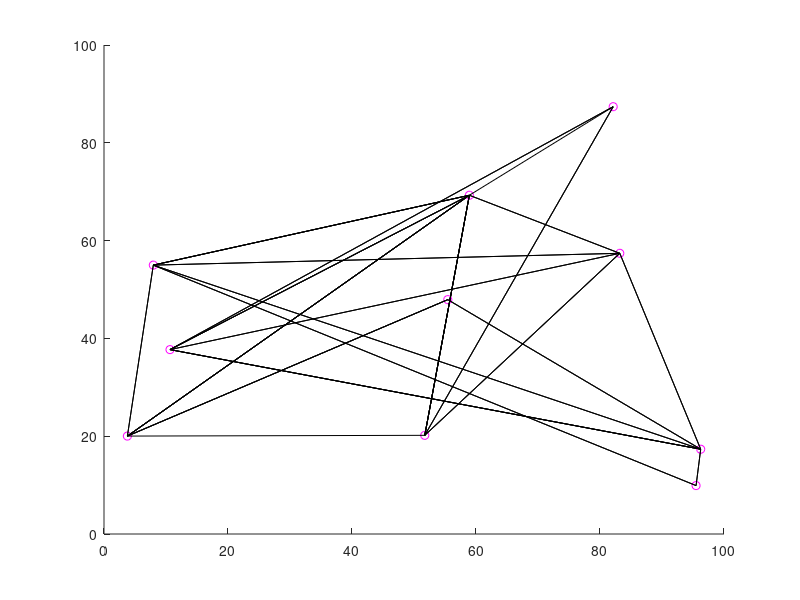

Here is the MATLAB script that generated this plot: (Note: this script raises an error after producing the figure.)
% attempt to recreate using markov inspired modeling for individual nodes 
% to recreate recovery times that follow a power law in real life systems
% the typical model for recovery times is an exponentialdecay curve


% house keeping
clear
close all

% indroduce parameters
geog = 100; % size of square geography
N = 10; % number of nodes allowable states for each node are 0, 1
K = 20; % number of edges fully connected directed would be N^2, unconnected N(N-1)/2
NF = 3; % number of failures ot implement
maxtimesteps = 100; % number of timesteps to iterate probabilities
coefNeighbors = 0:0.2:1;%0.5;
averages = 100;
r = 10; % proportional to radius of hurricane
debug = 1;
costloadshed = 10;
recoveryRate = 0.5;


% introduce small network of markov nodes
connections = randi(N,K,2);
edges{N,1} = [];
for jj = 1:N
    Rand = randi(N,1);
    if Rand == jj
        if jj == N
            Rand = 1;
        else
            Rand = jj+1;
        end
        edges{jj,1} = Rand;
        edges{Rand,1} = jj;
    else
        edges{jj,1} = Rand;
        edges{Rand,1} = jj;
    end
end

for n = 1:K
    line = connections(n,:);
    if line(1) == line(2) % discard selfloops
        if line(1) == N
            line(2) = line(2) - 1;
        else
            line(2) = line(1) + 1;
        end
        edges{line(1)} = [edges{line(1)} line(2)];
        edges{line(2)} = [edges{line(2)} line(1)];
    else
        edges{line(1)} = [edges{line(1)} line(2)];
        edges{line(2)} = [edges{line(2)} line(1)];
    end
end

%creating locations for each node in the geography
row = geog*rand((N),1);
col = geog*rand((N),1);
location = [row col];  % saving the locations of the nodes

if debug
figure
hold on
plot(row,col,'mo')
hold off

for z = 1:N
    l = edges{z};
    start = location(z,:);
    for c = 1:length(l)
        conn = l(c);
        ending = location(conn,:);
        x = [start(1) ending(1)];
        y = [start(2) ending(2)];
        figure(gcf)
        hold on
        plot(x,y,'k')
    end
end
Hurricane = hurricane2dcont1( geog,r,location,1 );
end

%creating current demand and generation before the hurricane (assuming 
% these characteristics are static throughout the model)
GenDemand = [];


% introduce stress to network, the probability of each node failing(0->1)
% is based on stress at the node and the connections of the node that have
% failed
recovery = zeros(length(coefNeighbors),averages);
Cost = zeros(length(coefNeighbors),averages);
for W = 1:length(coefNeighbors)
    neighborWeight = coefNeighbors(W);
    recoverytime = zeros(averages,1);
    cost = zeros(averages,1);
    for m = 1:averages
        Hurricane = hurricane2dcont1( geog,r,location,0 ); % gives a percent of the intesity of the wind at the locations of each of the nodes
        startingstate = zeros(N,1);
%         [statematrix,recoverytime(m)] = MarkovModel1(N,edges,Hurricane,neighborWeight,maxtimesteps,startingstate,recoveryRate);
        [statematrix,recoverytime(m)] = MarkovModel0(N,edges,Hurricane,neighborWeight,maxtimesteps,startingstate);
        cost(m) = LostLoad(N,edges,GenDemand,statematrix,costloadshed);
    end
    recovery(W,:) = sort(recoverytime);
    Cost(W,:) = sort(cost);
    bins = min(recovery(W,:)):1:max(recovery(W,:));
    binscost = min(Cost(W,:)):1:max(Cost(W,:));
    if debug
        figure(2)
    else 
        figure(1)
    end
    subplot(2,length(coefNeighbors),W)
    hold on
    hist(recovery(W,:),bins)
    title(['Weight of Neighbors = ' num2str(neighborWeight)])
    xlabel('Recovery Time '); ylabel('Number of Nodes')
    hold off
    subplot(2,length(coefNeighbors),length(coefNeighbors)+W)
    hold on
    hist(Cost(W,:),binscost)
    title(['Weight of Neighbors = ' num2str(neighborWeight)])
    xlabel('Cost') ; ylabel('Number of Nodes')
    hold off
end
